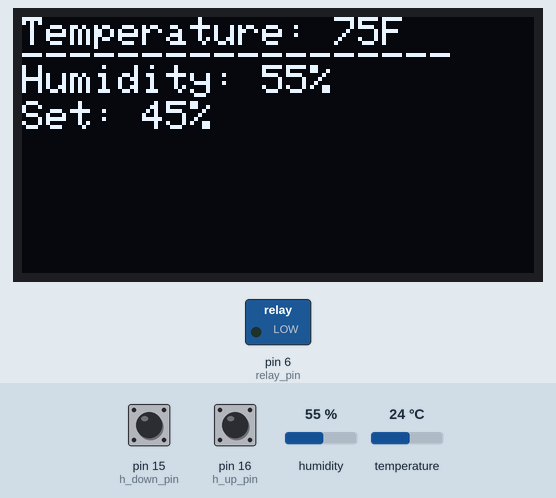
Simulated run of this sketch. Board: Arduino Uno, built with avr-gcc and run on an emulated ATmega328P. Shown: 128×64 one-colour display, switched loads named in the sketch (green lamp = pin HIGH). The test bench sets the inputs (shaded band); at power-on: pin 15 (h_down_pin) LOW, pin 16 (h_up_pin) LOW, humidity 55 %, temperature 24 °C.

Above: at 1.8 s.
1.9 s: pin 15 (h_down_pin) pulled HIGH for 0.15 s
At 3.2 s:
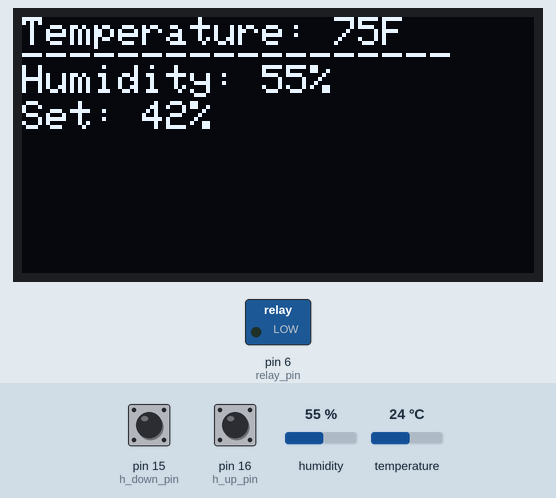
3.5 s: pin 16 (h_up_pin) pulled HIGH for 0.15 s
At 3.58 s:
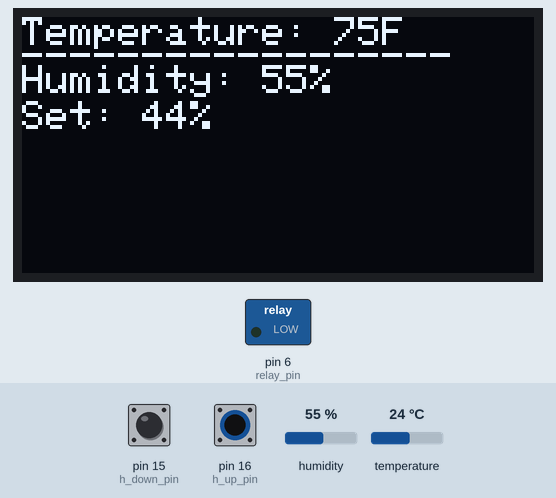
5.1 s: humidity set to 22 %
At 6.8 s:
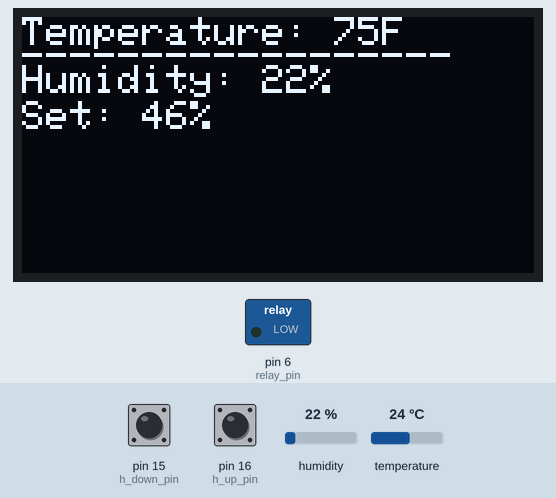
7.6 s: temperature set to 12 °C
At 9.3 s:
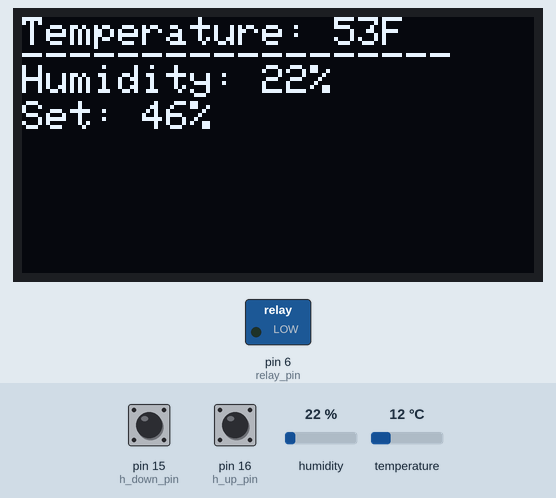
9.6 s: pin 15 (h_down_pin) pulled HIGH for 1 s
At 11.6 s:
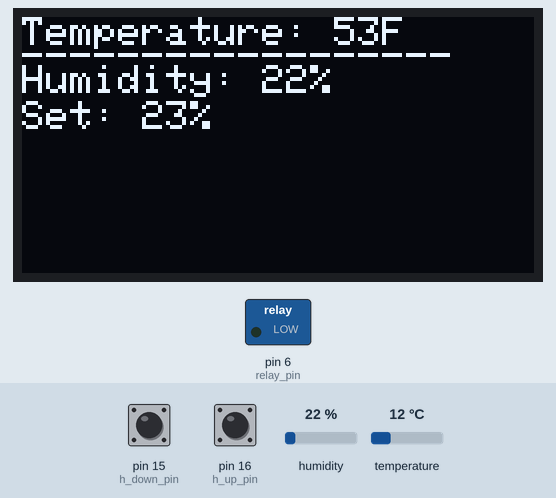
12.1 s: humidity set to 40 %
At 21.2 s:
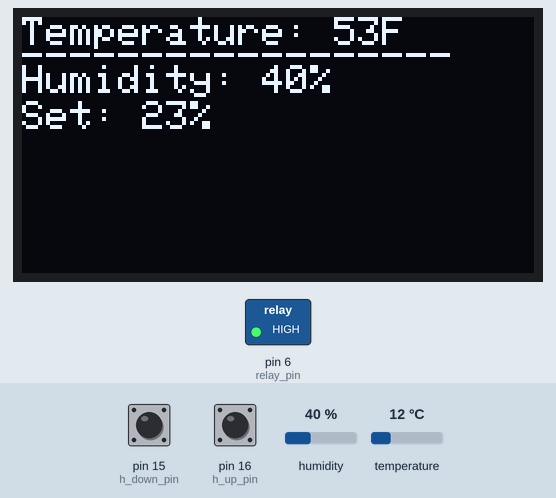
Timing chart, 0 to 21.5 s (numbered marks = the images above; inputs shaded):
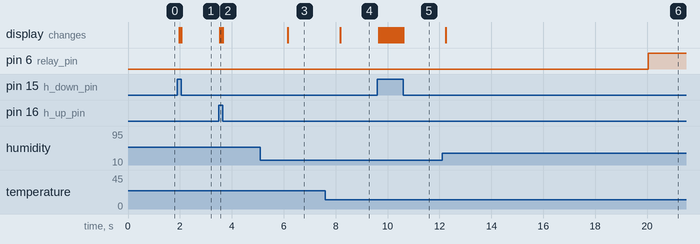

Measured:
- after the input at 1.9 s, the display: first changes after 0.07 s (image 1 shows a later state)
- after the input at 3.5 s, the display: first changes at once (image 2 shows a later state)
- after the input at 5.1 s, the display: changes after 1.1 s (image 3)
- after the input at 7.6 s, the display: changes after 0.59 s (image 4)
- after the input at 9.6 s, the display: first changes after 0.06 s (image 5 shows a later state)
- after the input at 12.1 s, pin 6 (relay_pin): LOW → HIGH after 7.9 s; the display: changes after 0.15 s (image 6)

The sketch:

Dehumidifier.ino
```cpp
#include <Adafruit_SSD1306.h>
#include <DHT.h>

#define DHTPIN 8
#define DHTTYPE DHT22

#define h_up_pin 16
#define h_down_pin 15

#define relay_pin 6

Adafruit_SSD1306 display = Adafruit_SSD1306();
DHT dht(DHTPIN, DHTTYPE);

int button;
int t, h;
int h_set = 45;

unsigned long relay_previousMillis = 0;
const long relay_interval = 20000;

unsigned long h_set_previousMillis = 0;
const long h_set_interval = 1000;

void setup() {
  dht.begin();

  display.begin(SSD1306_SWITCHCAPVCC, 0x3c);
  display.clearDisplay();
  display.setTextSize(1.9999999);
  display.setTextColor(WHITE);

  pinMode(h_up_pin, INPUT);
  pinMode(h_down_pin, INPUT);

  pinMode(relay_pin, OUTPUT);
}

void loop() {
  float newT = dht.readTemperature(true);
  float newH = dht.readHumidity();

  unsigned long currentMillis = millis();

  if (isnan(newT)) {
    Serial.println("Failed to read from DHT sensor!");
  } else {
    t = newT;
  }
  if (isnan(newH)) {
    Serial.println("Failed to read from DHT sensor!");
  } else {
    h = newH;
  }

  if (currentMillis - h_set_previousMillis >= h_set_interval) {
    if (digitalRead(h_up_pin) == HIGH)
      h_set++;
     else if (digitalRead(h_down_pin) == HIGH)
      h_set--;

    if(h_set > 99)
      h_set = 99;
    else if(h_set < 1)
      h_set = 1;
  }

  if(h >= h_set){
    if (currentMillis - relay_previousMillis >= relay_interval) {
      digitalWrite(relay_pin, HIGH);
      relay_previousMillis = currentMillis;
    }
  }
  else {
    if (currentMillis - relay_previousMillis >= relay_interval) {
      digitalWrite(relay_pin, LOW);
      relay_previousMillis = currentMillis;
    }
  }

  display.clearDisplay();
  display.setCursor(0, 0);
  display.print("Temperature: ");
  display.print(String(t));
  display.print("F");
  display.setCursor(0, 6);
  display.print("------------------");
  display.setCursor(0, 12);
  display.print("Humidity: ");
  display.print(String(h));
  display.print("%");
  display.setCursor(0, 21);
  display.print("Set: ");
  display.print(String(h_set));
  display.print("%");
  display.display();

  delay(10);
}
```
